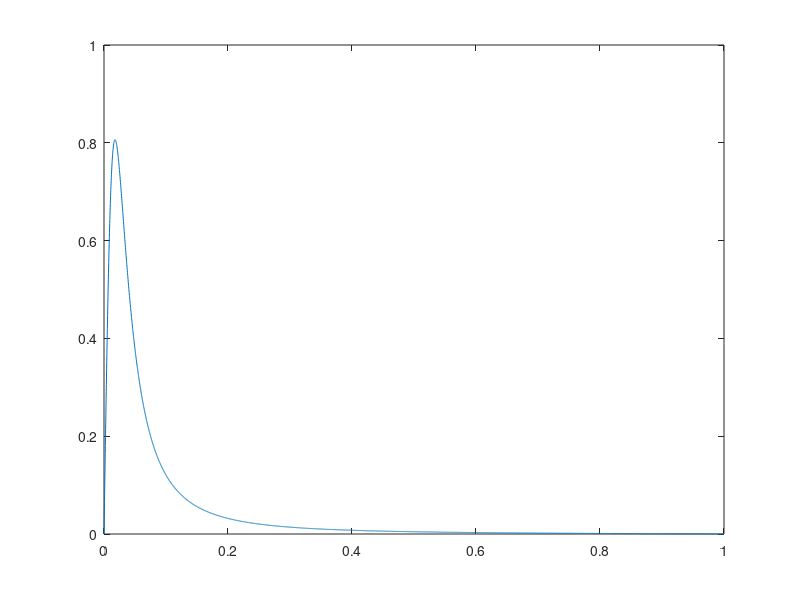

Here is the MATLAB script that generated this plot:
g = 0.924;
theta = 0:0.0001*2*pi:pi;
HG=(1 - g^2) / 4./pi./(1 + g^2 - 2*g*cos(theta)).^(3/2).*sin(theta);
plot(theta/pi, HG);
% 使用梯形法计算积分
integral_value = 2*pi*trapz(theta, HG);
disp(['积分结果: ', num2str(integral_value)]);
